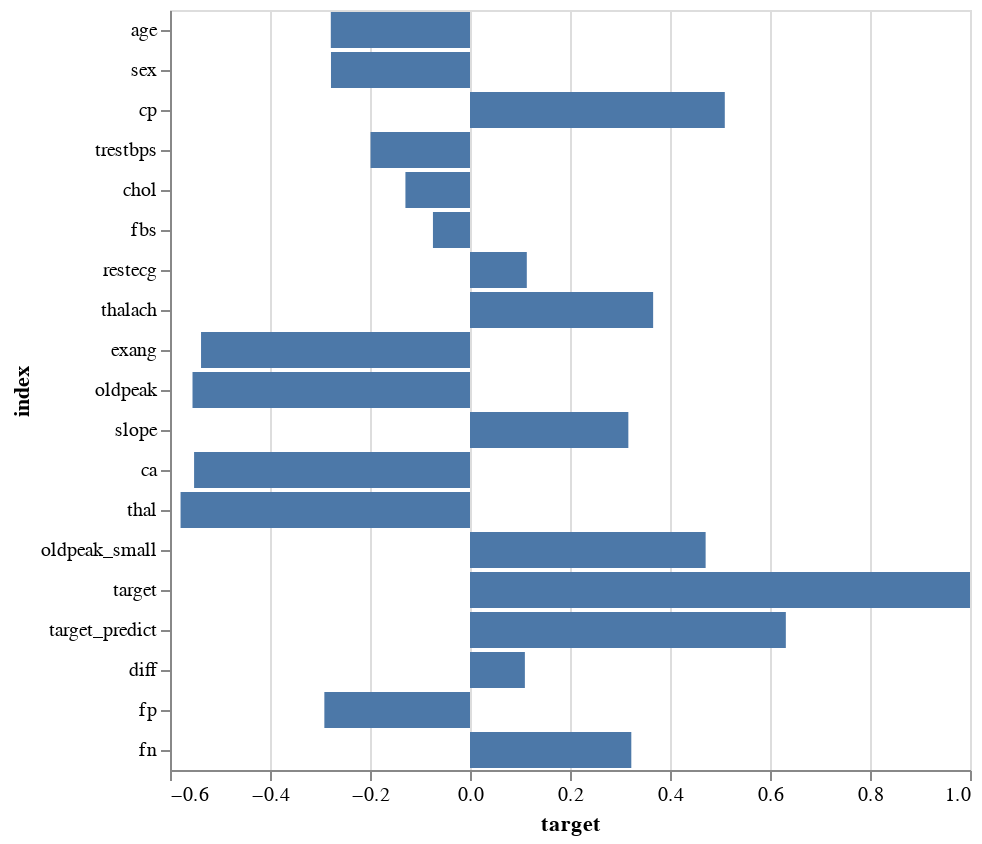

Notebook code for this chart:
### Code cell
# plt.figure(figsize=(200,50))
corr = df.corr()["target"].reset_index()
corr
alt.Chart(corr).mark_bar().encode(
    alt.Y("index:O",sort=None),
    x="target:Q",
)

### Figure 1 — Vega-Lite specification as saved in the notebook (floating-point values rounded to 4 significant figures)
{"config": {"view": {"continuousWidth": 400, "continuousHeight": 300}}, "data": {"name": "data-5ec1b02f82e21eb9655c7ce92d089fc8"}, "mark": "bar", "encoding": {"x": {"type": "quantitative", "field": "target"}, "y": {"type": "ordinal", "field": "index", "sort": null}}, "$schema": "https://vega.github.io/schema/vega-lite/v4.0.2.json", "datasets": {"data-5ec1b02f82e21eb9655c7ce92d089fc8": [{"index": "age", "target": -0.2784}, {"index": "sex", "target": -0.278}, {"index": "cp", "target": 0.5096}, {"index": "trestbps", "target": -0.1989}, {"index": "chol", "target": -0.1292}, {"index": "fbs", "target": -0.07411}, {"index": "restecg", "target": 0.1136}, {"index": "thalach", "target": 0.3663}, {"index": "exang", "target": -0.5379}, {"index": "oldpeak", "target": -0.555}, {"index": "slope", "target": 0.3167}, {"index": "ca", "target": -0.5518}, {"index": "thal", "target": -0.5789}, {"index": "oldpeak_small", "target": 0.4713}, {"index": "target", "target": 1.0}, {"index": "target_predict", "target": 0.6317}, {"index": "diff", "target": 0.1098}, {"index": "fp", "target": -0.2913}, {"index": "fn", "target": 0.3226}]}}
